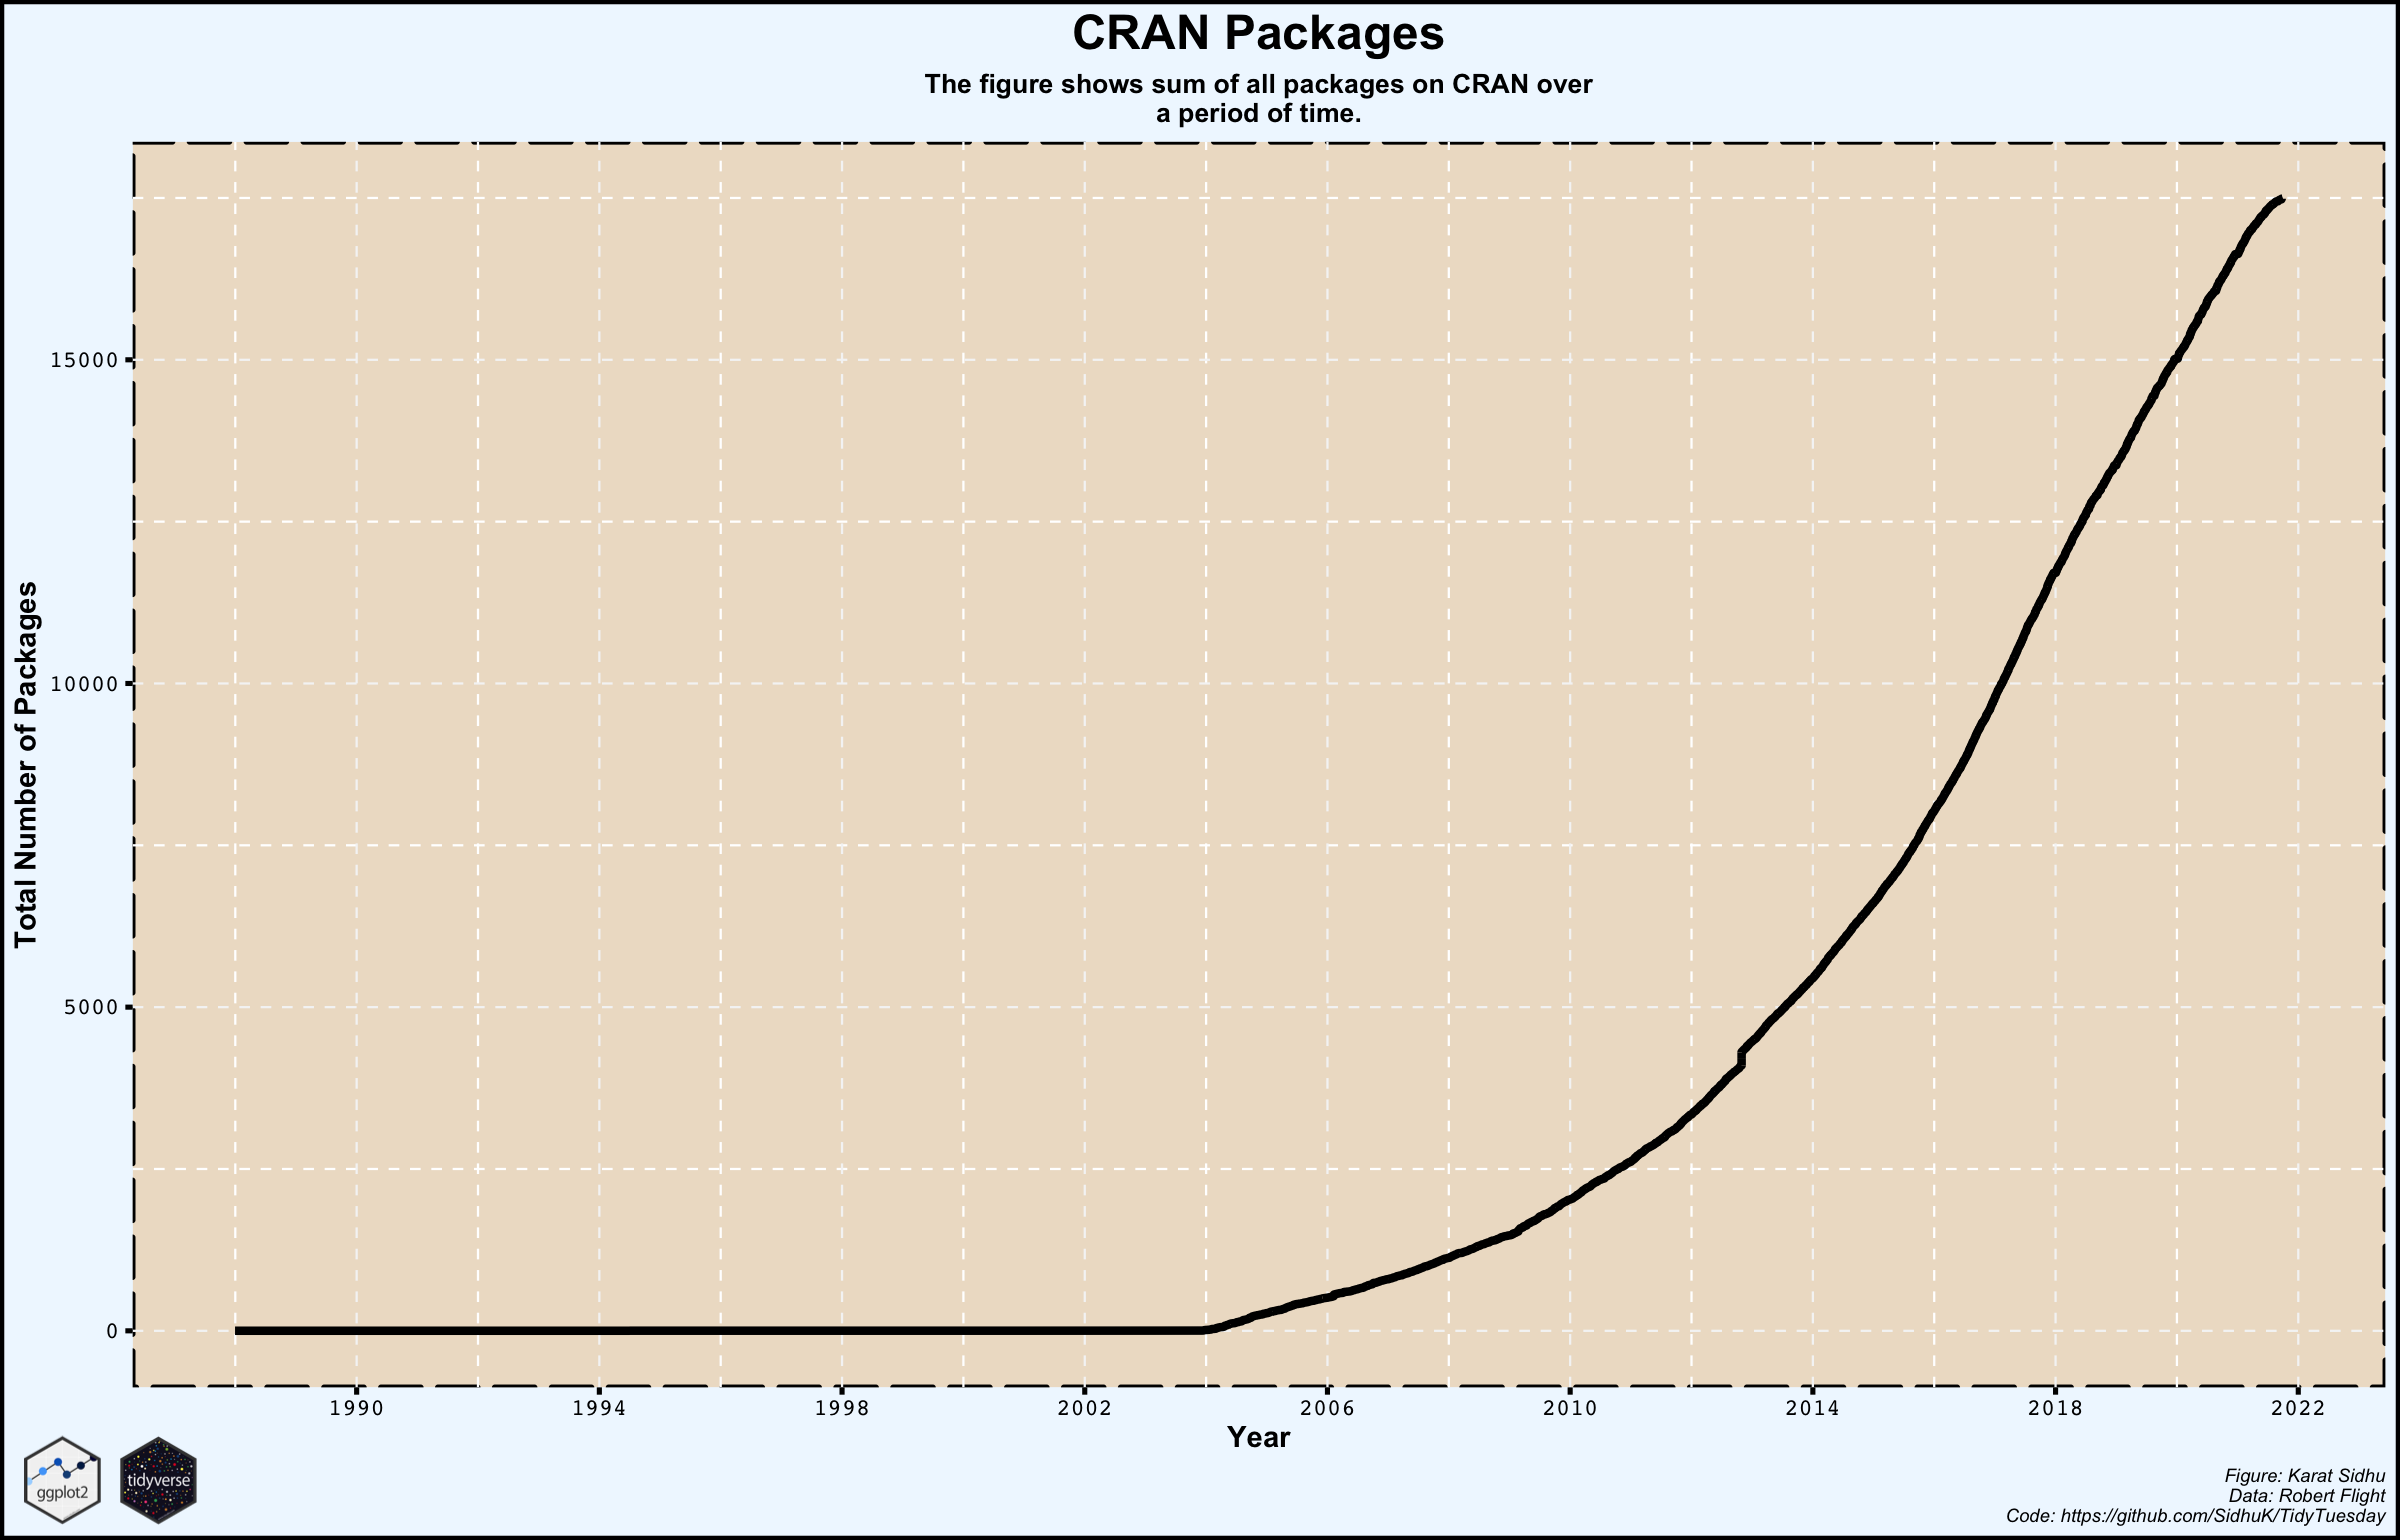

The script that drew this image:
# Get the Data
# Read in with tidytuesdayR package
# Install from CRAN via: install.packages("tidytuesdayR")
# This loads the readme and all the datasets for the week of interest

# Either ISO-8601 date or year/week works!

#Dataset Description:
#variable	class	description
#package	character	Package name
#version	character	Pkg version number
#date	datetime	Date and time when package was uploaded/updated
#rnw	integer	RNW (Sweave) based vignette count
#rmd	integer	RMD based vignette count

#Load the packages, not using most of them, just easy to have it all loaded.
library(tidytuesdayR)
library(tidyverse)
library(skimr)
library(magick)
library(scales)


# read the data using tidytuesdayR

tt <- tidytuesdayR::tt_load('2022-03-15')

# rename the data to a new dataframe

cran <- tt$cran

# data at a glance
glimpse(cran)
cran_summary <- skim(cran)

## cleaning up date variable
cran_r <- cran %>%
  mutate(date_clean = as.Date(date),
         date_clean = if_else(is.na(date_clean),
                              as.Date(date, format = "%c"),
                              date_clean)) %>%
  filter(!is.na(date_clean)) %>%
  select(-date) %>%
  rename(date = date_clean) %>%
  group_by(package) %>%
  slice(1) %>%
  select(package, date)

counts_overall <- cran_r %>%
  arrange(date) %>%
  ungroup() %>%
  mutate(cumsum = row_number())

# ggplot logo
ggplot_logo <- image_read("https://ggplot2.tidyverse.org/logo.png")
image_info(ggplot_logo)
tidy_logo <- image_read("https://tidyverse.tidyverse.org/logo.png")

# Making the actual plot

plot <- counts_overall %>%
  ggplot(aes(x = date, y = cumsum)) +
  geom_line(color = "black", size = 1.5) +
  scale_x_date(breaks = date_breaks("4 year"),
               labels = date_format("%Y")) +
  labs(
    y = "Total Number of Packages",
    x = NULL,
    title = "CRAN Packages",
    subtitle = str_wrap(
      "The figure shows sum of all packages on CRAN over a period of time. ",
      width = 50
    ),
    caption = "Figure: Karat Sidhu\nData: Robert Flight\nCode: https://github.com/SidhuK/TidyTuesday"
  ) +
  theme() + theme(
    plot.subtitle = element_text(
      size = 10,
      face = "bold",
      colour = "gray0",
      hjust = 0.5
    ),
    plot.caption = element_text(
      size = 7,
      face = "italic",
      colour = "gray0"
    ),
    axis.ticks = element_line(colour = "gray0",
                              size = 0.9),
    panel.grid.major = element_line(
      colour = "gray96",
      size = 0.4,
      linetype = "dashed"
    ),
    panel.grid.minor = element_line(size = 0.4,
                                    linetype = "dashed"),
    axis.title = element_text(face = "bold"),
    axis.text = element_text(family = "mono",
                             colour = "gray0"),
    plot.title = element_text(size = 18,
                              face = "bold", hjust = 0.5),
    panel.background = element_rect(
      fill = "antiquewhite2",
      colour = "black",
      size = 1,
      linetype = "longdash"
    ),
    plot.background = element_rect(
      fill = "aliceblue",
      colour = "black",
      size = 1.5,
      linetype = "solid"
    ),
    legend.position = "none"
  ) + labs(x = "Year")

plot
grid::grid.raster(
  ggplot_logo,
  x = 0.01,
  y = 0.01,
  just = c('left', 'bottom'),
  width = unit(0.4, 'inches')
)
grid::grid.raster(
  tidy_logo,
  x = 0.05,
  y = 0.01,
  just = c('left', 'bottom'),
  width = unit(0.4, 'inches')
)
